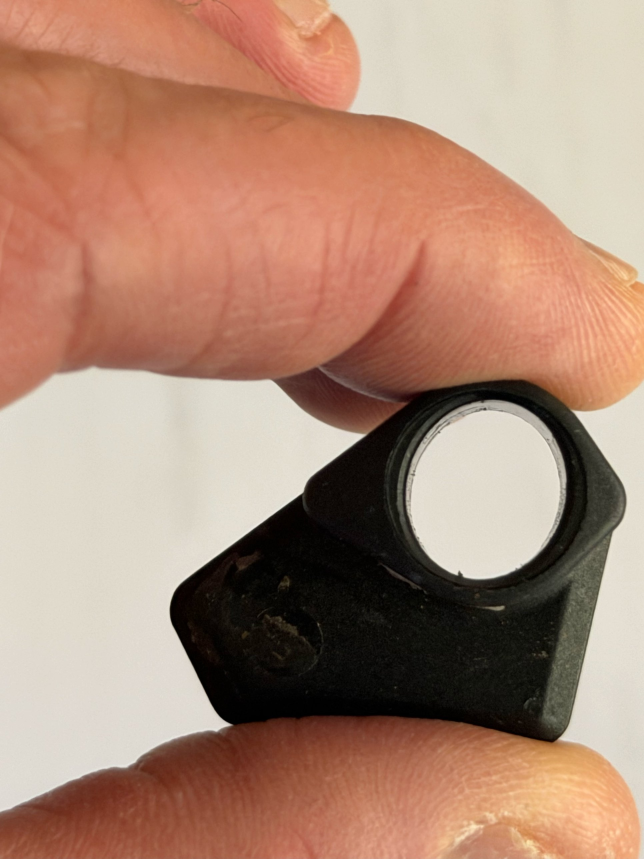
#> input picture wolftooth-lonewolf-chainguide/reference/photos/05_front_straight_on.jpg, 1932 x 2576 px (shown at 1/3 size)
$ python fit_front_outline.py
#> lines starting #> are read from the running program, lines starting #| are printed output that depends on the picture; after the words box and inside, x2 and y2 are one past the last pixel; in counts of white or black regions, pixels touching at a corner belong together
import os, sys
ROOT = os.path.dirname(os.path.dirname(os.path.abspath(__file__)))
sys.path.insert(0, ROOT); os.chdir(ROOT)           # run from anywhere; paths are project-relative
os.makedirs("build", exist_ok=True); os.makedirs("renders", exist_ok=True)
import numpy as np, json
from PIL import Image, ImageOps
from scipy import ndimage
from scipy.spatial import ConvexHull
from scipy.optimize import least_squares
im=ImageOps.exif_transpose(Image.open("reference/photos/05_front_straight_on.jpg"))
#> im is the input picture: PIL image 1932x2576 RGB; mean R, G, B 173.5, 137.2, 117.8
rgb=np.asarray(im).astype(float); g=rgb.mean(2)
#> after `g = rgb.mean(2)`:
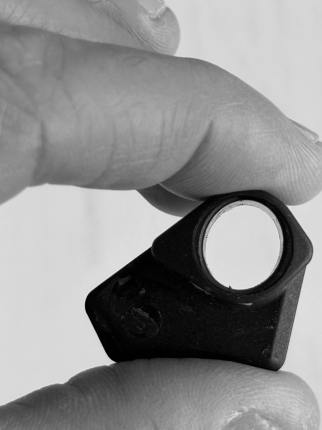
#> g: shape (2576, 1932) float64 (shown at 1/6 size); min 0, max 238.7, mean 142.9
skin=(rgb[:,:,0]-rgb[:,:,2])>35
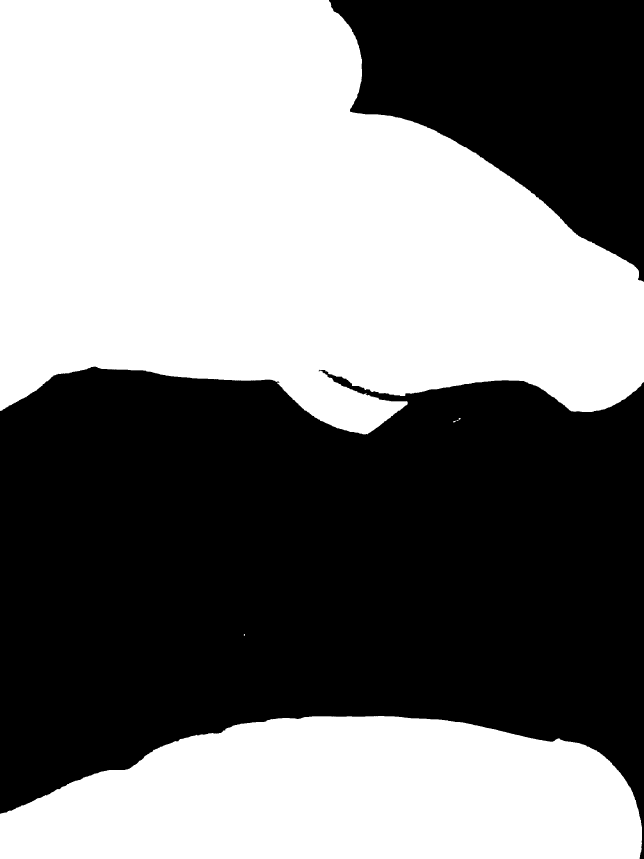
#> skin: shape (2576, 1932) bool (shown at 1/3 size); 49.5% white; 5 white regions (1 under 20 px), largest, box (x1, y1, x2, y2) and area: (0, 0, 1932, 1303) 1801043, (0, 2148, 1926, 2576) 661575, (1360, 1260, 1375, 1268) 40, (1376, 1254, 1382, 1259) 25
part=ndimage.binary_opening((g<185)&~skin,iterations=2)
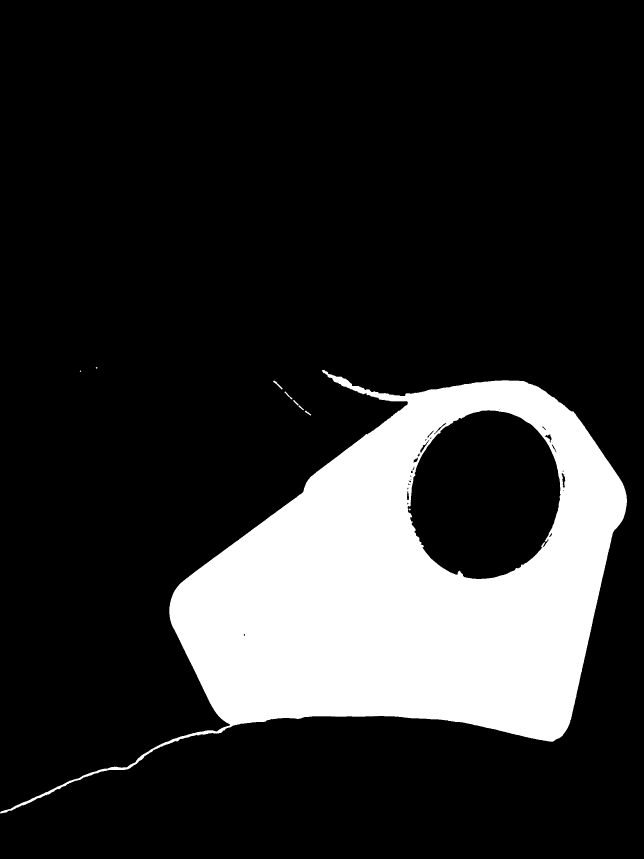
#> part: shape (2576, 1932) bool (shown at 1/3 size); 17.2% white; 10 white regions (2 under 20 px), largest, box (x1, y1, x2, y2) and area: (0, 1110, 1881, 2441) 857483, (819, 1142, 848, 1169) 162, (914, 1232, 934, 1247) 88
lab,n=ndimage.label(part); part=ndimage.binary_fill_holes(lab==(1+np.argmax(ndimage.sum(part,lab,range(1,n+1)))))
#> after `lab, n = ndimage.label(part)`:
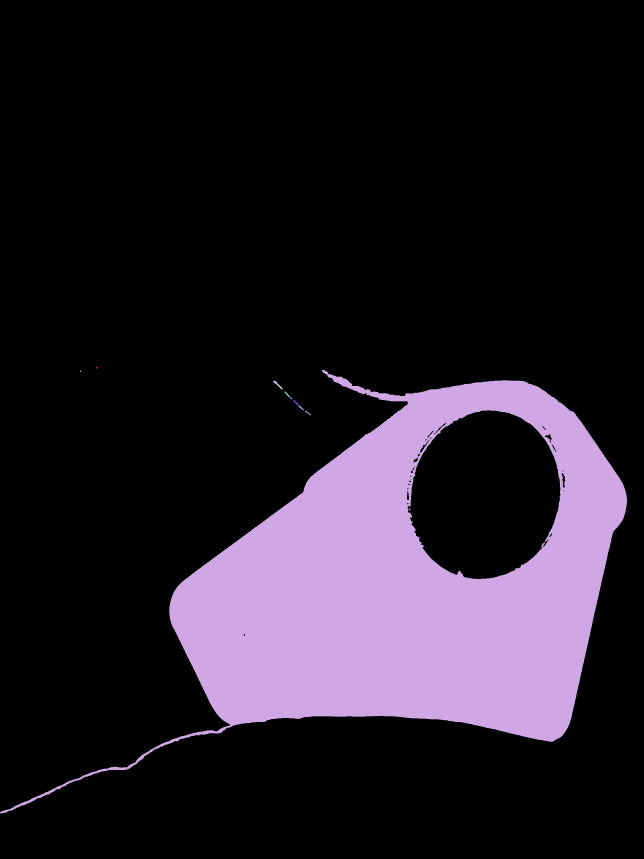
#> lab: shape (2576, 1932) int32 (shown at 1/3 size); 11 distinct labels, from 0 to 10; one colour per label, 0 black
#> after `lab, n = ndimage.label(part)`: n = 10
#> after `part = ndimage.binary_fill_holes(lab == 1 + np.argmax(ndimage.sum(part`:
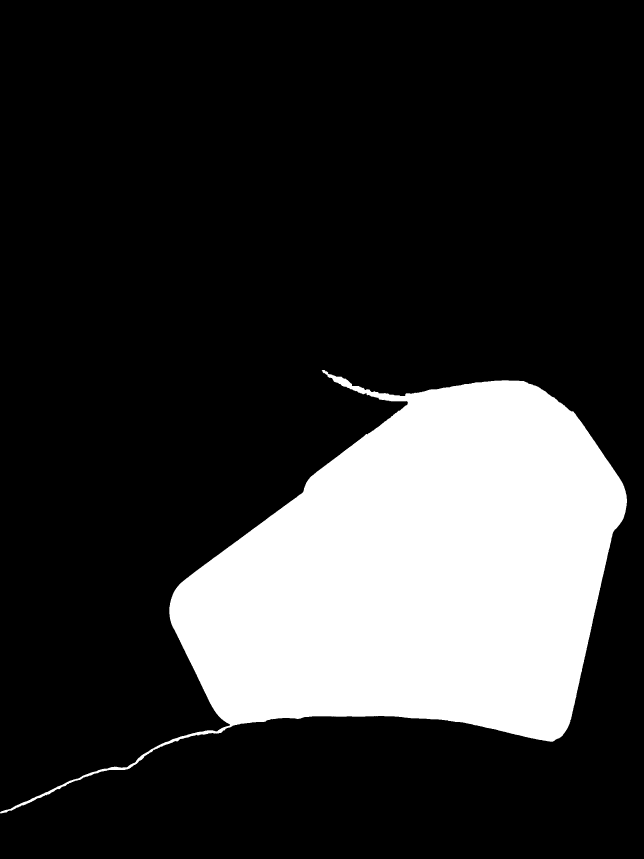
#> part: shape (2576, 1932) bool (shown at 1/3 size); 20.8% white; 1 white region, box (x1, y1, x2, y2) and area: (0, 1110, 1881, 2441) 1036590
R=[(np.nonzero(part[y])[0].max(),y) for y in range(1225,2170,10)]
#> R = 95 pairs, first value 1702 to 1880, second value 1225 to 2165
Lf=[(np.nonzero(part[y])[0].min(),y) for y in range(1225,2170,10)]
#> Lf = 95 pairs, first value 508 to 1207, second value 1225 to 2165
B=[(x,np.nonzero(part[:,x])[0].max()) for x in range(700,1660,20)]
#> B = 48 pairs, first value 700 to 1640, second value 2147 to 2222
T=[(x,np.nonzero(part[:,x])[0].min()) for x in range(1180,1820,20)]
#> T = 32 pairs, first value 1180 to 1800, second value 1141 to 1349
# inner edge of the light side-face strip (front edge of the sloped right side)
sm=ndimage.uniform_filter(g,9); FR=[]
#> after `sm = ndimage.uniform_filter(g, 9)`:
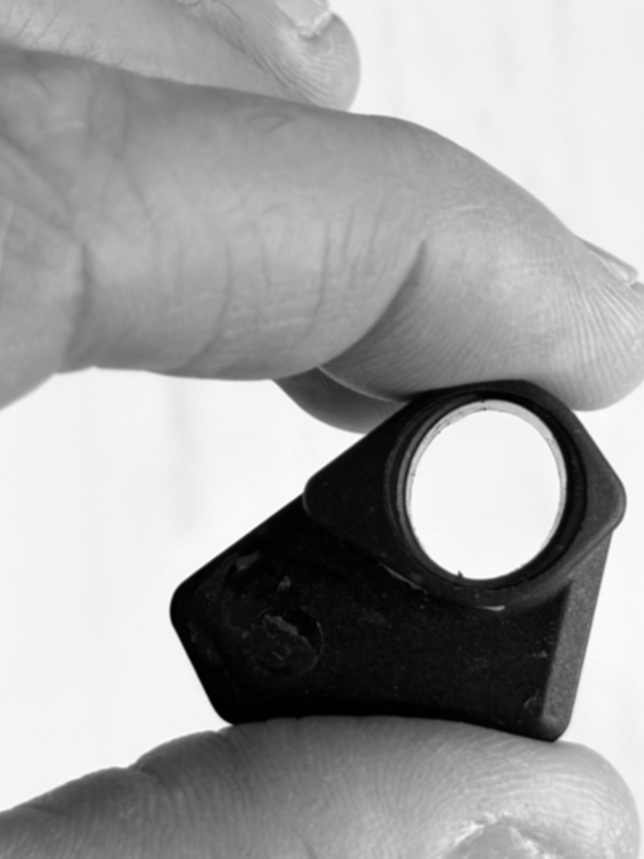
#> sm: shape (2576, 1932) float64 (shown at 1/3 size); min -4.92e-13, max 225.9, mean 142.9; drawn with min black and max white
for y in range(1640,2160,20):
    xr=np.nonzero(part[y])[0].max()
    row=sm[y,xr-260:xr-8]; xs=np.arange(xr-260,xr-8)
    k=np.nonzero(row<95)[0]
    if len(k): FR.append((xs[k.max()],y))
#> this loop made 26 passes
#> xr on passes 1 to 8: 1828, 1823, 1819, 1814, 1810, 1805, 1801, 1796
#> after the loop, FR = 26 pairs, first value 1707 to 1810, second value 1640 to 2140
PX=(508/11.6+442/10.21)/2; HC=np.array([1456,1485])
mm=lambda P: np.c_[(np.array(P,float)[:,0]-HC[0])/PX,(HC[1]-np.array(P,float)[:,1])/PX]
R,Lf,B,T,FR=map(mm,(R,Lf,B,T,FR))
#> R = 95 pairs, first value 5.65 to 9.74, second value -15.62 to 5.97; Lf = 95 pairs, first value -21.77 to -5.72, second value -15.62 to 5.97; B = 48 pairs, first value -17.36 to 4.23, second value -16.93 to -15.2; T = 32 pairs, first value -6.34 to 7.9, second value 3.12 to 7.9; FR = 26 pairs, first value 5.76 to 8.13, second value -15.04 to -3.56
pad_auto=np.vstack([T, R[R[:,1]>-2.6], Lf[Lf[:,1]>0.1]])            # top, pad right corner, pad top-left edge
#> pad_auto = 96 pairs, first value -12.54 to 9.74, second value -2.53 to 7.9
base_auto=np.vstack([R[R[:,1]<=-2.6], Lf[Lf[:,1]<=0.1], B])
#> base_auto = 174 pairs, first value -21.77 to 8.73, second value -16.93 to 0
pad_manual=mm([(1140,1690),(1270,1780),(1480,1832)])                  # pad lower edge (inside the outline)
pad_pts=np.vstack([pad_auto,pad_manual])
#> pad_pts = 99 pairs, first value -12.54 to 9.74, second value -7.97 to 7.9

def circ(c,r,a0=0,a1=2*np.pi,n=90):
    t=np.linspace(a0,a1,n); return np.c_[c[0]+r*np.cos(t),c[1]+r*np.sin(t)]
def hull2(P): return P[ConvexHull(P).vertices]
def dense(Q,n=1000):
    Q=np.vstack([Q,Q[:1]]); d=np.r_[0,np.cumsum(np.linalg.norm(np.diff(Q,axis=0),axis=1))]
    t=np.linspace(0,d[-1],n); return np.c_[np.interp(t,d,Q[:,0]),np.interp(t,d,Q[:,1])]
NAMES=["top_r","clx","clz","crx","crz","ftx","ftz","blx","blz","brx","brz","pcr","bcr","arch"]
#> (the run stopped early here; a loop or call above may not have finished)

$ run again, with wolftooth-lonewolf-chainguide/reference/photos/06_caliper_hole_width_10.21.jpg copied over wolftooth-lonewolf-chainguide/reference/photos/05_front_straight_on.jpg
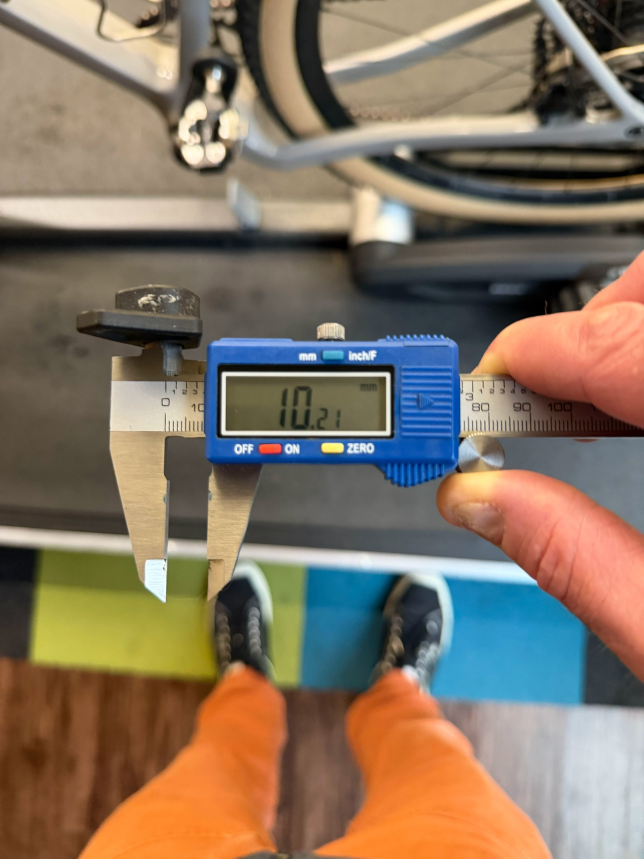
#> input picture wolftooth-lonewolf-chainguide/reference/photos/06_caliper_hole_width_10.21.jpg, 1932 x 2576 px (shown at 1/3 size)
#> im is the input picture: PIL image 1932x2576 RGB; mean R, G, B 132.7, 116.4, 98.6
#> skin: shape (2576, 1932) bool; 44.6% white; 192 white regions (85 under 20 px), largest, box (x1, y1, x2, y2) and area: (0, 1068, 1659, 2576) 1126465, (0, 86, 1932, 730) 353693, (1308, 1375, 1932, 2049) 193143
#> `lab, n = ndimage.label(part)`:
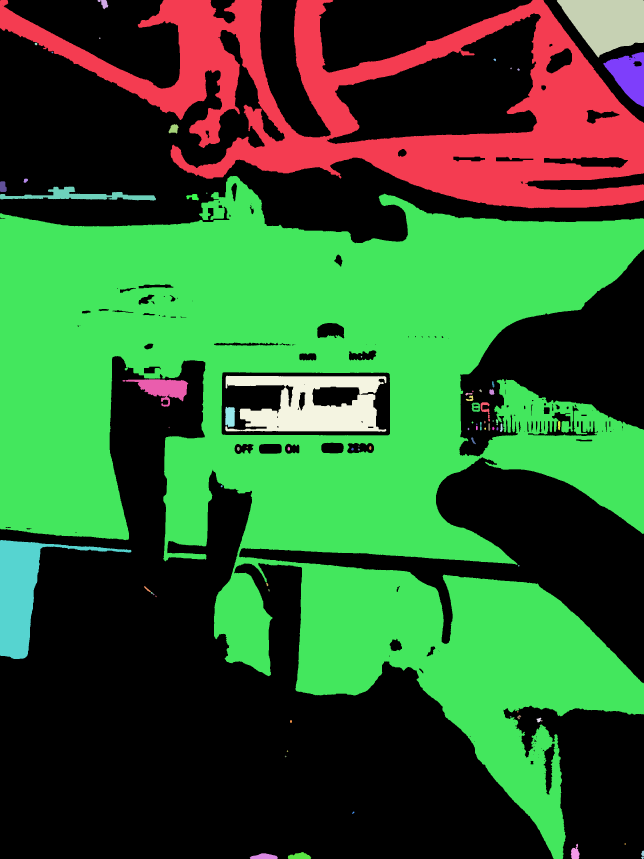
#> lab: shape (2576, 1932) int32 (shown at 1/3 size); 76 distinct labels, from 0 to 75; one colour per label, 0 black
#> n = 75
#> `part = ndimage.binary_fill_holes(lab == 1 + np.argmax(ndimage.sum(part`:
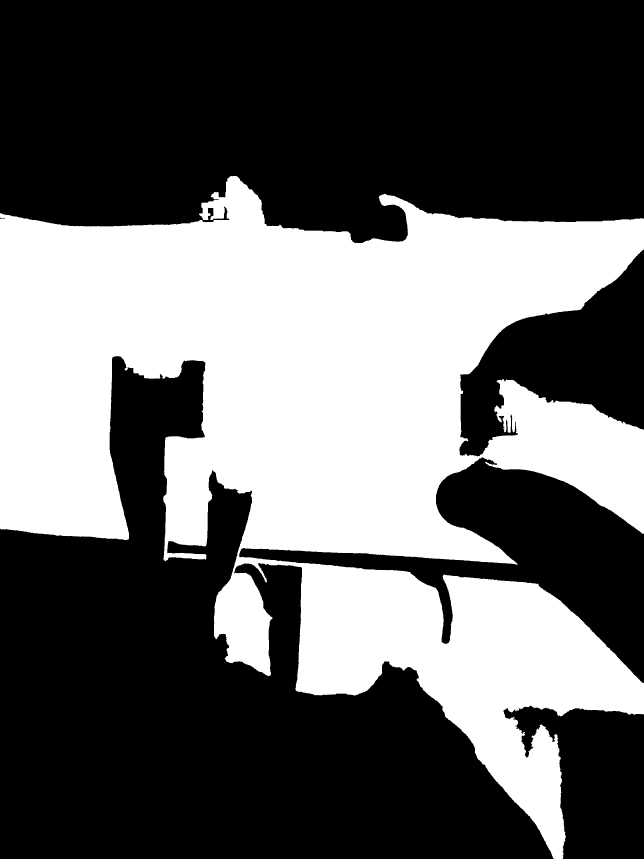
#> part: shape (2576, 1932) bool (shown at 1/3 size); 39.1% white; 1 white region, box (x1, y1, x2, y2) and area: (0, 528, 1932, 2576) 1943531
#> `R=[(np.nonzero(part[y])[0].max(),y) for y in range(1225,2170,10)]`: R = 95 pairs, first value 993 to 1931, second value 1225 to 2165
#> `Lf=[(np.nonzero(part[y])[0].min(),y) for y in range(1225,2170,10)]`: Lf = 95 pairs, first value 0 to 1355, second value 1225 to 2165
#> `B=[(x,np.nonzero(part[:,x])[0].max()) for x in range(700,1660,20)]`: B = 48 pairs, first value 700 to 1640, second value 1694 to 2534
#> `T=[(x,np.nonzero(part[:,x])[0].min()) for x in range(1180,1820,20)]`: T = 32 pairs, first value 1180 to 1800, second value 588 to 666
#> the loop `for y in range(1640,2160,20):` made 26 passes
#> xr on passes 1 to 8: 1493, 1515, 1539, 1032, 1232, 1491, 1619, 1648
#> after the loop `for y in range(1640,2160,20):`: FR = [(1274, 1640), (1309, 1660), (1014, 1720), (1755, 1880), (1774, 1900), (1794, 1920), (1811, 1940), (1834, 1960), (1852, 1980), (1871, 2000), (1889, 2020), (1910, 2040), (1922, 2060), (1922, 2080), (1922, 2100), (1922, 2120)]
#> `R,Lf,B,T,FR=map(mm,(R,Lf,B,T,FR))`: R = 95 pairs, first value -10.63 to 10.91, second value -15.62 to 5.97; Lf = 95 pairs, first value -33.44 to -2.32, second value -15.62 to 5.97; B = 48 pairs, first value -17.36 to 4.23, second value -24.09 to -4.8; T = 32 pairs, first value -6.34 to 7.9, second value 18.81 to 20.6; FR = 16 rows, first 8: [-4.18, -3.56], [-3.38, -4.02], [-10.15, -5.4], [6.87, -9.07], [7.3, -9.53], [7.76, -9.99], [8.15, -10.45], [8.68, -10.91]
#> pad_auto = 96 pairs, first value -33.44 to 10.91, second value -2.53 to 20.6
#> base_auto = 174 pairs, first value -33.44 to 10.91, second value -24.09 to 0
#> pad_pts = 99 pairs, first value -33.44 to 10.91, second value -7.97 to 20.6

$ run again, with wolftooth-lonewolf-chainguide/reference/photos/07_caliper_hole_height_11.6.jpg copied over wolftooth-lonewolf-chainguide/reference/photos/05_front_straight_on.jpg
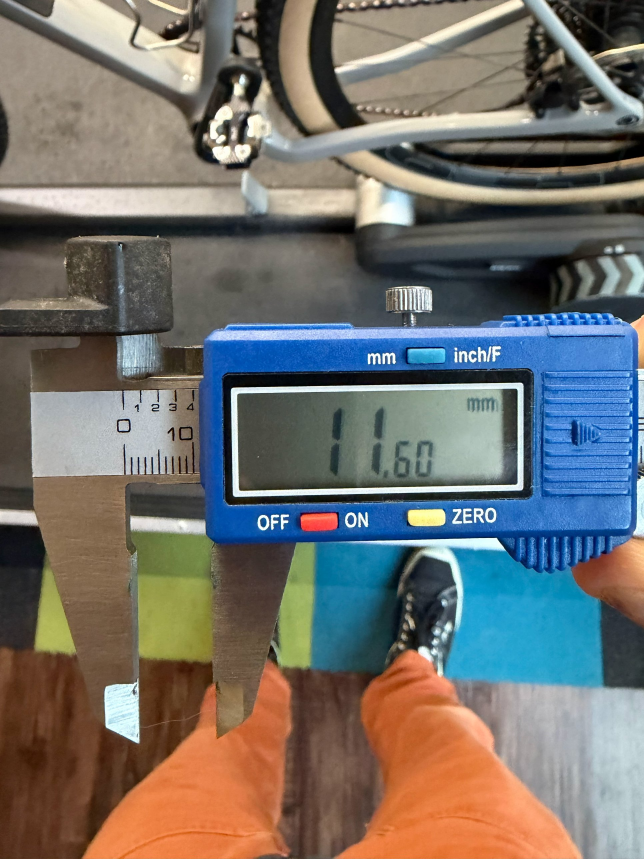
#> input picture wolftooth-lonewolf-chainguide/reference/photos/07_caliper_hole_height_11.6.jpg, 1932 x 2576 px (shown at 1/3 size)
#> im is the input picture: PIL image 1932x2576 RGB; mean R, G, B 114.3, 112.4, 108
#> skin: shape (2576, 1932) bool; 27% white; 248 white regions (121 under 20 px), largest, box (x1, y1, x2, y2) and area: (0, 1328, 1749, 2576) 1148396, (864, 454, 1932, 675) 54126, (841, 0, 1018, 402) 34981
#> `lab, n = ndimage.label(part)`:
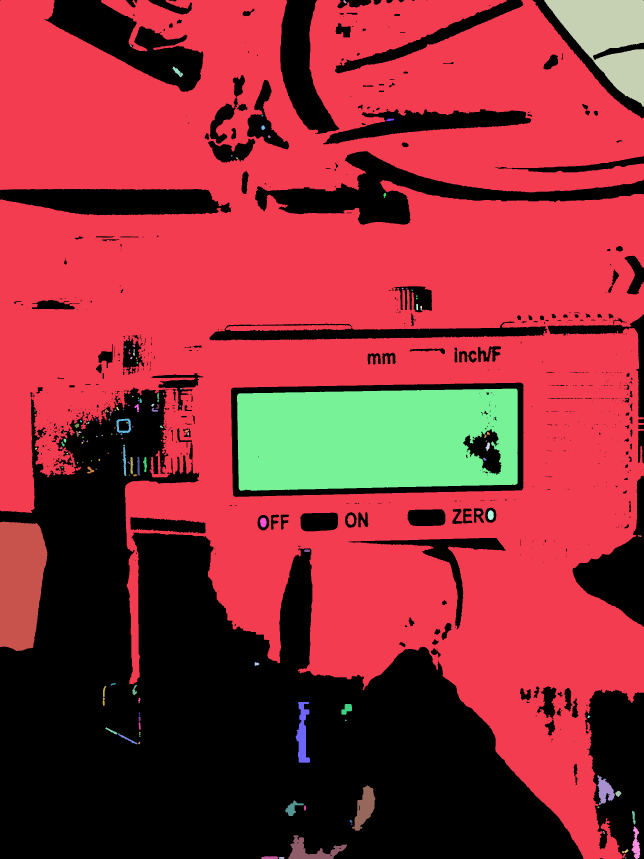
#> lab: shape (2576, 1932) int32 (shown at 1/3 size); 145 distinct labels, from 0 to 144; one colour per label, 0 black
#> n = 144
#> `part = ndimage.binary_fill_holes(lab == 1 + np.argmax(ndimage.sum(part`:
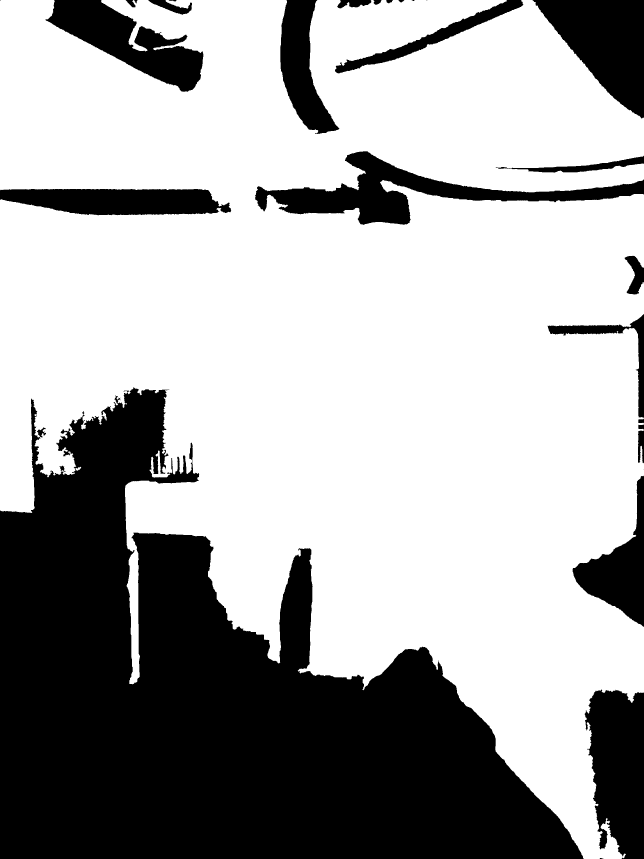
#> part: shape (2576, 1932) bool (shown at 1/3 size); 65.3% white; 30 black regions (7 under 20 px), largest, box (x1, y1, x2, y2) and area: (0, 1162, 1751, 2576) 1300048, (765, 454, 1932, 675) 71881, (1754, 2068, 1932, 2576) 71091
#> `R=[(np.nonzero(part[y])[0].max(),y) for y in range(1225,2170,10)]`: R = 95 pairs, first value 1717 to 1931, second value 1225 to 2165
#> `Lf=[(np.nonzero(part[y])[0].min(),y) for y in range(1225,2170,10)]`: Lf = 95 pairs, first value 0 to 1455, second value 1225 to 2165
#> `B=[(x,np.nonzero(part[:,x])[0].max()) for x in range(700,1660,20)]`: B = 48 pairs, first value 700 to 1640, second value 1678 to 2418
#> `T=[(x,np.nonzero(part[:,x])[0].min()) for x in range(1180,1820,20)]`: T = 32 pairs, first value 1180 to 1800, second value 0 to 252
#> the loop `for y in range(1640,2160,20):` made 26 passes
#> xr on passes 1, 2, 3, 4, 6, 7, 8, 10: 1854, 1831, 1769, 1728, 1726, 1741, 1762, 1846
#> after the loop `for y in range(1640,2160,20):`: FR = [(1827, 1640), (1822, 1660), (1760, 1680), (1719, 1700), (1655, 1720), (1798, 1800), (1837, 1820), (1864, 1840), (1888, 1860), (1921, 1880), (1922, 1900), (1922, 1920), (1922, 1940), (1922, 1960), (1922, 1980), (1922, 2000), (1922, 2020), (1922, 2040), (1922, 2060)]
#> `R,Lf,B,T,FR=map(mm,(R,Lf,B,T,FR))`: R = 95 pairs, first value 5.99 to 10.91, second value -15.62 to 5.97; Lf = 95 pairs, first value -33.44 to -0.023, second value -15.62 to 5.97; B = 48 pairs, first value -17.36 to 4.23, second value -21.43 to -4.43; T = 32 pairs, first value -6.34 to 7.9, second value 28.32 to 34.11; FR = 19 rows, first 8: [8.52, -3.56], [8.41, -4.02], [6.98, -4.48], [6.04, -4.94], [4.57, -5.4], [7.85, -7.23], [8.75, -7.69], [9.37, -8.15]
#> pad_auto = 96 pairs, first value -33.44 to 10.91, second value -2.53 to 34.11
#> base_auto = 174 pairs, first value -33.44 to 10.91, second value -21.43 to 0
#> pad_pts = 99 pairs, first value -33.44 to 10.91, second value -7.97 to 34.11
